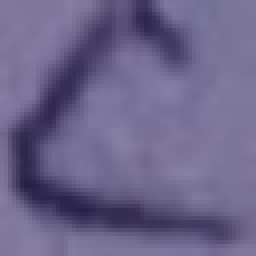
#> input picture Training/c/12.jpg, 64 x 64 px, found by its file name (shown 4 times larger)
$ jupyter execute --allow-errors handwriting.ipynb
#> lines starting #> are read from the running program, lines starting #| are printed output that depends on the picture; after the words box and inside, x2 and y2 are one past the last pixel; in counts of white or black regions, pixels touching at a corner belong together
[cell 1]
import numpy as np
import cv2
import mnist
import matplotlib.pyplot as plt
import tensorflow as tf
from keras.models import Sequential
from keras.layers import Dense
from keras.utils import to_categorical

import os
plt.figure(figsize=(20,10))
plt.style.use('fivethirtyeight')
tf.config.run_functions_eagerly(True)
#> (this line was passed over: tensorflow is not available in this run)

[cell 2]
image = cv2.imread("Training/a/12.jpg", 0) # read in grayscale
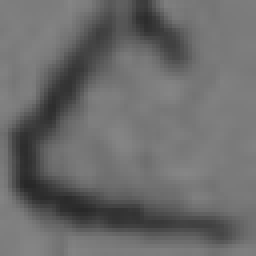
#> image: shape (64, 64) (shown 4 times larger); min 39, max 134, mean 106.7
image.shape
plt.imshow(image, cmap="gray")

[cell 3]
alphabets = "abcdefghijklmnopqrstuvwxyz"
labels = []
training_images = []
#> (the rest of this cell did not finish here and is left out)

#> (a cell that did not finish here is left out)

#> (a cell that did not finish here is left out)

#> (a cell that did not finish here is left out)

#> (a cell that did not finish here is left out)

#> (a cell that did not finish here is left out)

[cell 9]
64*64

[cell 10]
detected_alphabets = []  # stores grayscale 64x64 sub-array of the main image array containing detected alphabets
positions = []    # stores positions of the detected alphabets

def getContours(img, output, img_to_slice):
    contours, hierarchy = cv2.findContours(img, cv2.RETR_EXTERNAL, cv2.CHAIN_APPROX_NONE)
    print(len(contours))
    for cnt in contours:
        area = cv2.contourArea(cnt)
        if area > 29:
            # cv2.drawContours(output, cnt, -1, (0, 0, 255), 2)
            peri = cv2.arcLength(cnt, True)
            approx = cv2.approxPolyDP(cnt, 0.02 * peri, True)
            x_, y_, w_, h_ = cv2.boundingRect(approx)
            positions.append((x_, y_, w_, h_))
            cv2.rectangle(output, (x_, y_), (x_ + w_, y_ + h_), (0, 0, 255), 2)

            letter = img_to_slice[y_:y_+h_, x_:x_+w_]
            resized_letter = cv2.resize(letter, (64,64))

            detected_alphabets.append(resized_letter)
            # cv2.putText(output, str(count), (x_,y_), cv2.FONT_HERSHEY_COMPLEX, 0.5, (0,255,0,255), 1)

[cell 11]
img_test = cv2.imread("sample2.jpg")
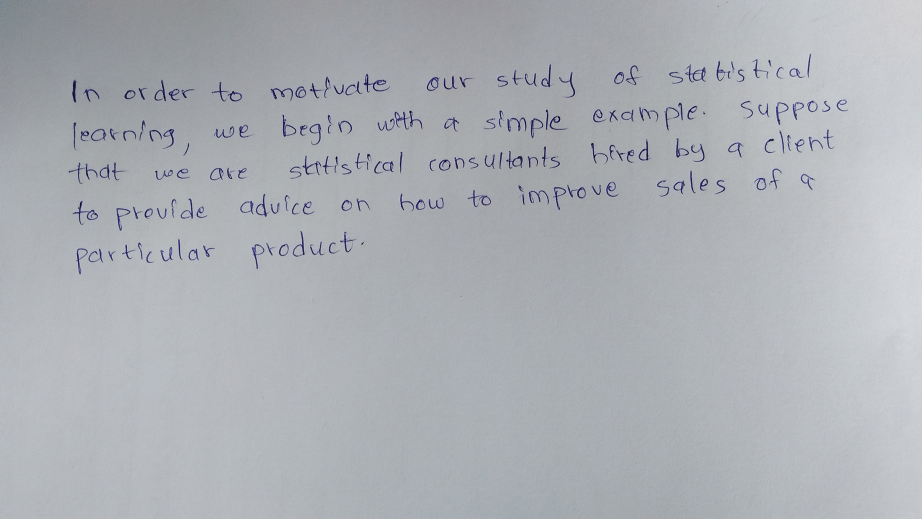
#> input picture sample2.jpg, 1843 x 1037 px (shown at 1/2 size)
#> img_test is the input picture: shape (1037, 1843, 3); mean B, G, R 180.9, 175.6, 172.3
gray = cv2.cvtColor(img_test, cv2.COLOR_BGR2GRAY)
thresh = cv2.adaptiveThreshold(gray, 255, cv2.ADAPTIVE_THRESH_GAUSSIAN_C, cv2.THRESH_BINARY, 11, 8)
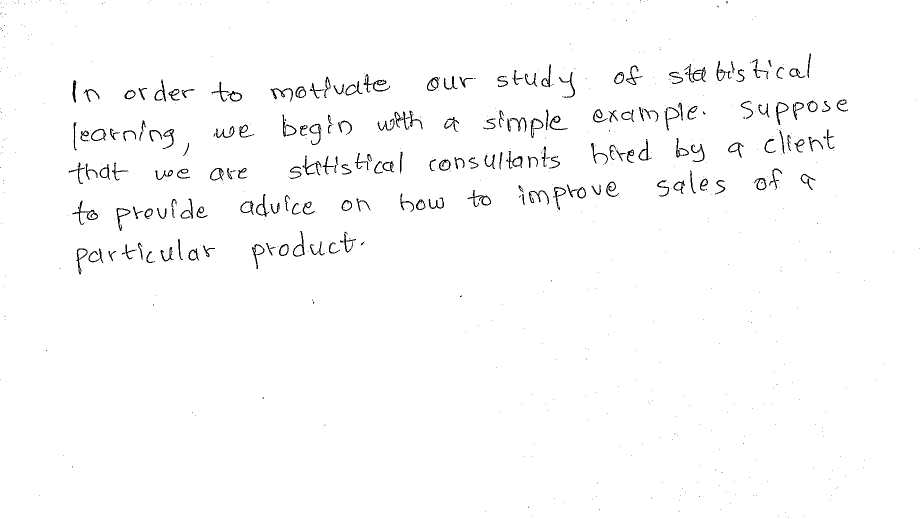
#> thresh: shape (1037, 1843) (shown at 1/2 size); 98.4% white; black in thin lines or dots
imgCanny = cv2.Canny(thresh, threshold1=234, threshold2=137)
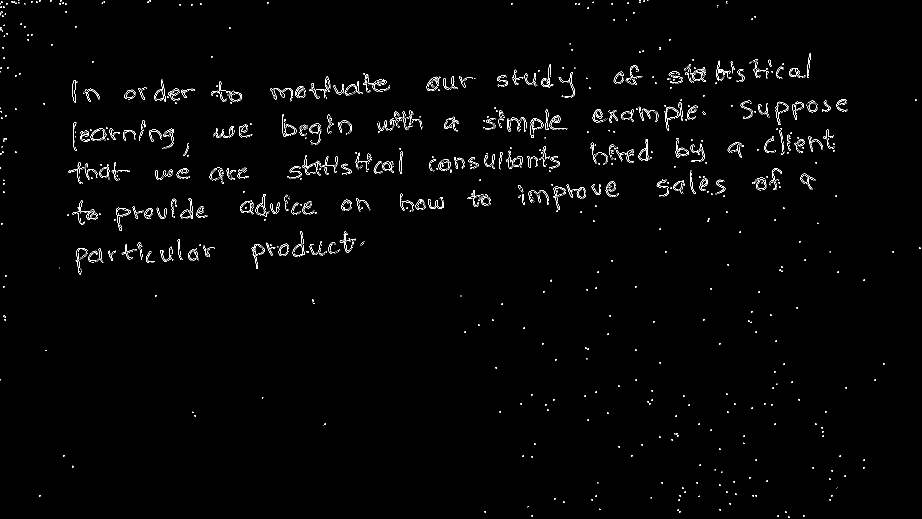
#> imgCanny: shape (1037, 1843) (shown at 1/2 size); 1.2% white in thin lines or dots
kernel = np.ones((2, 2))
imDil = cv2.dilate(imgCanny, kernel, iterations=1)
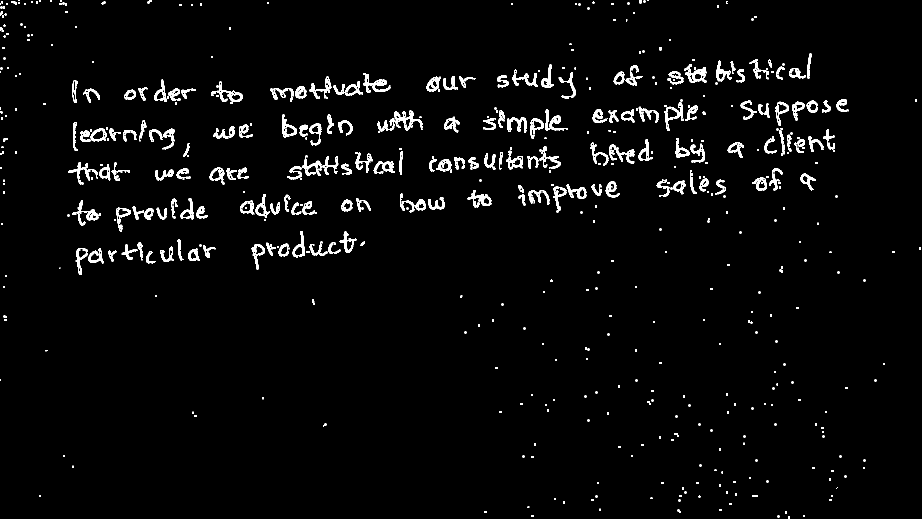
#> imDil: shape (1037, 1843) (shown at 1/2 size); 2.9% white in thin lines or dots
imCopy = img_test.copy()


getContours(imDil, imCopy, thresh)
#> in getContours, `contours, hierarchy = cv2.findContours(img, cv2.RETR_EXTERNAL, cv2.CHA..`: contours = 534 contours, 362 with area under 20; largest, box (x1, y1, x2, y2) and area: (788, 221, 846, 261) 830, (1368, 128, 1413, 166) 824, (666, 162, 726, 192) 694, (423, 163, 485, 208) 684, (1328, 213, 1360, 262) 682
#| 534
#> the loop in getContours, `for cnt in contours:` made 534 passes
#> (area, peri, x_, y_, w_, h_) on passes 62, 161, 162, 163, 164, 165, 168, 170, 173, 174, 175, 176: (30.5, 31.07, 1348, 866, 10, 8), (139.5, 90.18, 292, 502, 19, 25), (127.5, 76.18, 216, 501, 17, 22), (375, 94.43, 376, 497, 23, 25), (309.5, 198.3, 177, 497, 31, 29), (281.5, 293.6, 153, 496, 23, 54), (240.5, 193.3, 321, 493, 26, 31), (171, 99.6, 406, 491, 25, 24), (557.5, 145.2, 503, 488, 27, 51), (228, 147.4, 243, 488, 32, 32), (374, 83.94, 557, 487, 21, 26), (136.5, 94.18, 532, 485, 20, 27)
#> (area, peri) on pass 233: (348, 276.8)
#> after the loop in getContours, `for cnt in contours:`:
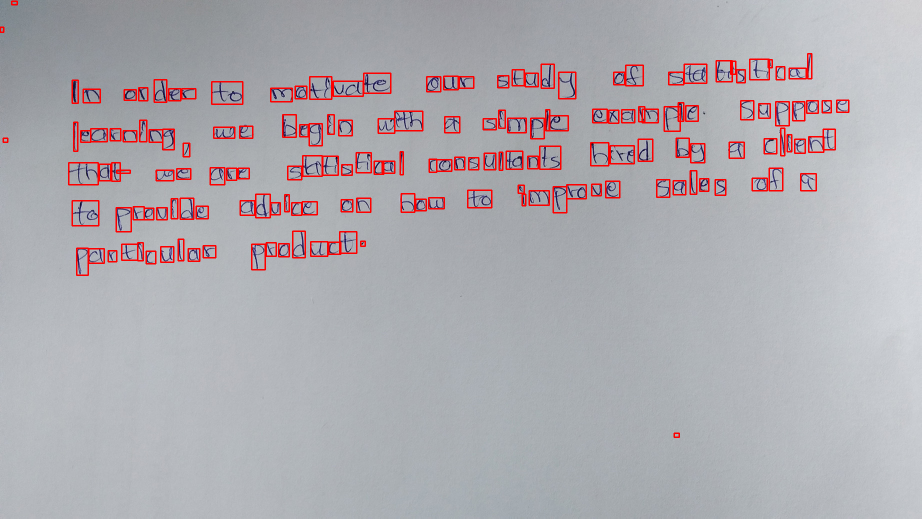
#> output: shape (1037, 1843, 3) (shown at 1/2 size); mean B, G, R 175.9, 170.8, 174.9
#> after the loop in getContours, `for cnt in contours:`: detected_alphabets = 168 items; positions = 168 items, first 6: (1348, 866, 10, 8), (292, 502, 19, 25), (216, 501, 17, 22), (376, 497, 23, 25), (177, 497, 31, 29), (153, 496, 23, 54)
plt.imshow(imCopy)

[cell 12]
detected_alphabets = np.array(detected_alphabets)
print(f"Shape before: {detected_alphabets.shape}")      # each index contains a 2D array containing pixels. Dimentions correspond to the X and Y axes
#| Shape before: (168, 64, 64)
detected_alphabets = (detected_alphabets / 255) - 0.5
detected_alphabets = detected_alphabets.reshape((-1, 4096))   # Each index contains a 1-D array containing the pixels of an aplhabet
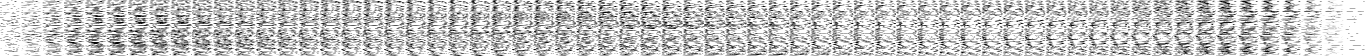
#> detected_alphabets: shape (168, 4096) float64 (shown at 1/3 size); min -0.5, max 0.5, mean 0.273; drawn with min black and max white
print(f"Shape after: {detected_alphabets.shape}")
#| Shape after: (168, 4096)

[cell 13]
detected_alphabets.shape
#> Out = (168, 4096)

#> (a cell that did not finish here is left out)

#> (a cell that did not finish here is left out)

#> (a cell that did not finish here is left out)

#> (a cell that did not finish here is left out)

#> (a cell that did not finish here is left out)

#> (a cell that did not finish here is left out)

[cell 20]
results = detected_alphabets.reshape(-1,64,64)
plt.imshow(results[0], cmap="gray")

[cell 21]
plt.imshow(results[1], cmap="gray")

[cell 22]
plt.imshow(results[2], cmap="gray")
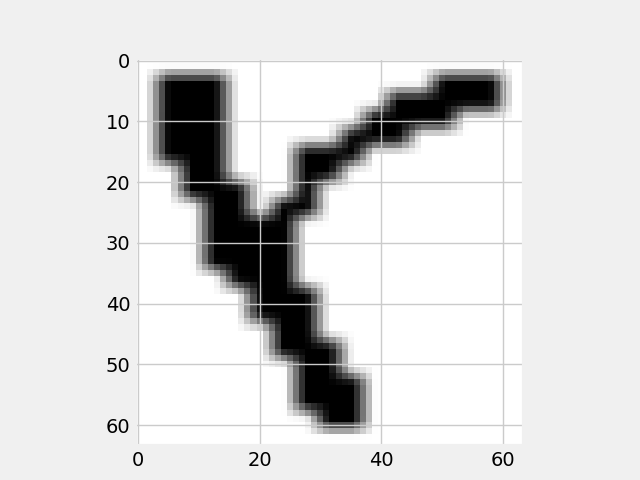
#> figure drawn by matplotlib, 1 panel

[cell 23]
plt.imshow(results[3], cmap="gray")
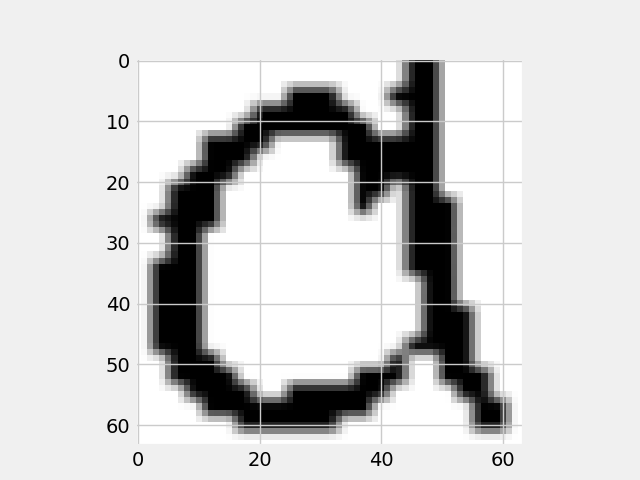
#> figure drawn by matplotlib, 1 panel

[cell 24]
plt.imshow(results[4], cmap="gray")
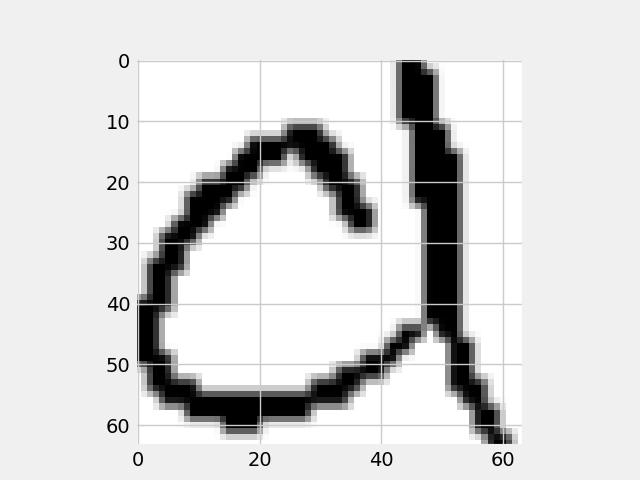
#> figure drawn by matplotlib, 1 panel
